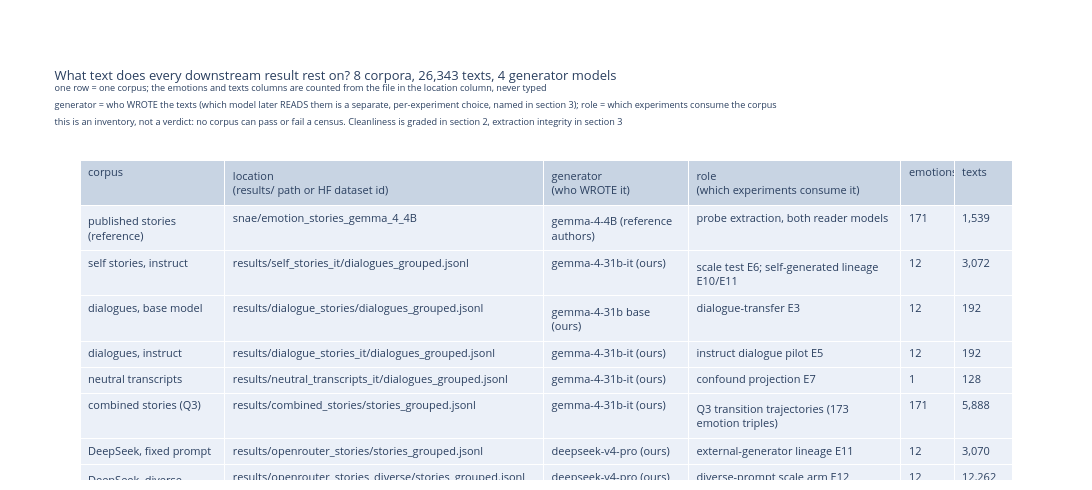

The cell this chart's notebook holds for it:
### Code cell
# section 1 is load-call-show over emotion_vectors.corpora_report: the census table, with
# every size column counted from the file named in that same row's location column
from emotion_vectors.corpora_report import s1_catalog_figure

fig_s1, s1_stats = s1_catalog_figure(ctx)
fig_s1.show()
print("\n".join(s1_stats["lines"]))

### Figure 1 — Plotly figure (JSON) as saved in the notebook; plotly's stock layout.template omitted (floating-point values rounded to 4 significant figures)
{"data": [{"cells": {"align": "left", "font": {"size": 11}, "height": 26, "values": [["published stories (reference)", "self stories, instruct", "dialogues, base model", "dialogues, instruct", "neutral transcripts", "combined stories (Q3)", "DeepSeek, fixed prompt", "DeepSeek, diverse prompts"], ["snae/emotion_stories_gemma_4_4B", "results/self_stories_it/dialogues_grouped.jsonl", "results/dialogue_stories/dialogues_grouped.jsonl", "results/dialogue_stories_it/dialogues_grouped.jsonl", "results/neutral_transcripts_it/dialogues_grouped.jsonl", "results/combined_stories/stories_grouped.jsonl", "results/openrouter_stories/stories_grouped.jsonl", "results/openrouter_stories_diverse/stories_grouped.jsonl"], ["gemma-4-4B (reference authors)", "gemma-4-31b-it (ours)", "gemma-4-31b base (ours)", "gemma-4-31b-it (ours)", "gemma-4-31b-it (ours)", "gemma-4-31b-it (ours)", "deepseek-v4-pro (ours)", "deepseek-v4-pro (ours)"], ["probe extraction, both reader models", "scale test E6; self-generated lineage E10/E11", "dialogue-transfer E3", "instruct dialogue pilot E5", "confound projection E7", "Q3 transition trajectories (173 emotion triples)", "external-generator lineage E11", "diverse-prompt scale arm E12"], [171, 12, 12, 12, 1, 171, 12, 12], ["1,539", "3,072", "192", "192", "128", "5,888", "3,070", "12,262"]]}, "columnwidth": [1.5, 3.3, 1.5, 2.2, 0.55, 0.6], "header": {"align": "left", "font": {"size": 11}, "height": 34, "values": ["corpus", "location<br>(results/ path or HF dataset id)", "generator<br>(who WROTE it)", "role<br>(which experiments consume it)", "emotions", "texts"]}, "type": "table"}], "layout": {"height": 490, "margin": {"b": 10, "t": 160}, "title": {"font": {"size": 13}, "text": "What text does every downstream result rest on? 8 corpora, 26,343 texts, 4 generator models<br><sup>one row = one corpus; the emotions and texts columns are counted from the file in the location column, never typed</sup><br><sup>generator = who WROTE the texts (which model later READS them is a separate, per-experiment choice, named in section 3); role = which experiments consume the corpus</sup><br><sup>this is an inventory, not a verdict: no corpus can pass or fail a census. Cleanliness is graded in section 2, extraction integrity in section 3</sup>"}, "width": 1320}}
